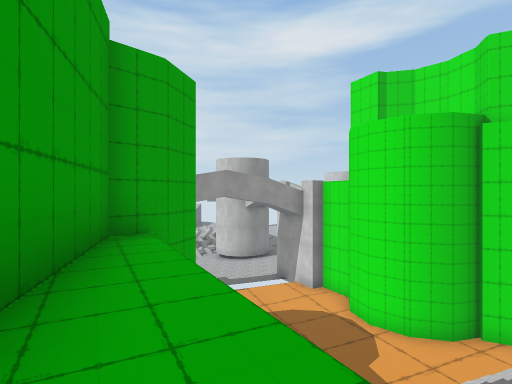
[1] (above)

19 first-person views from a walk through a scene from a Unity 3-D project. The camera is 1.2 m above the floor, looks level and sees 80° across. The floor is counted in squares, 2 m on a side. Each view is taken from the middle of a square. On the plan, view 1 faces up. The plan holds only what a view shows up to about 9 squares ahead; the rest is blank. The place goes on beyond the plan. Some surface patterns are stand-ins.

[2]
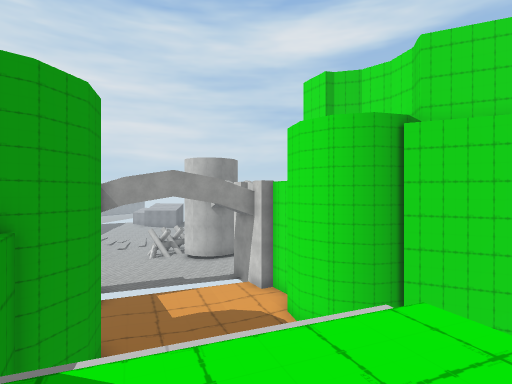

[3]
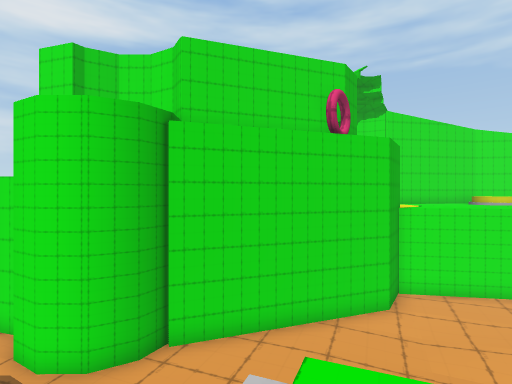

[4]
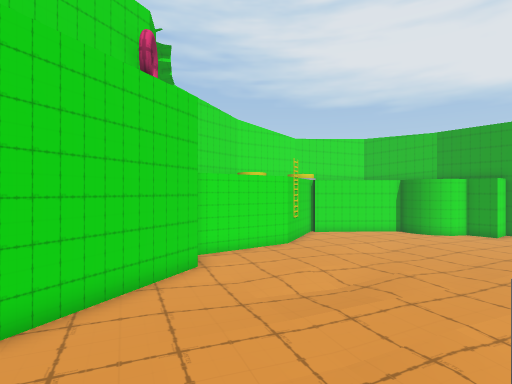

[5]
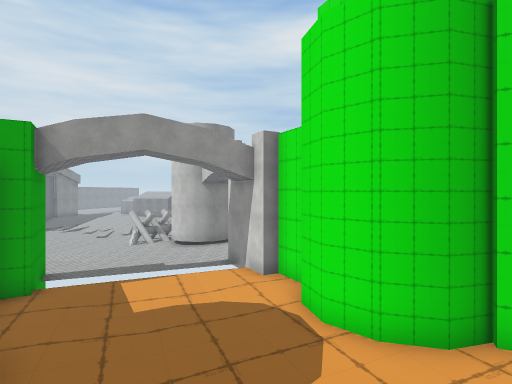

[6]
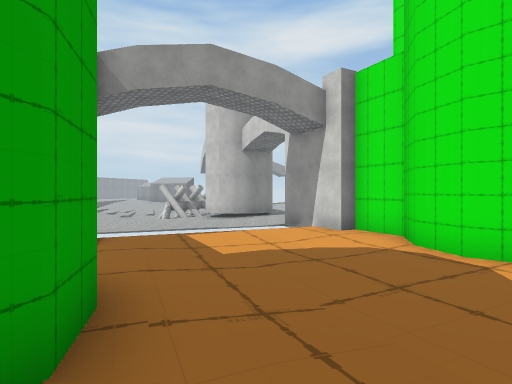

[7]
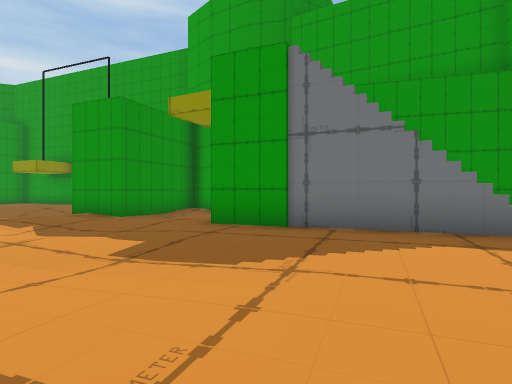

[8]
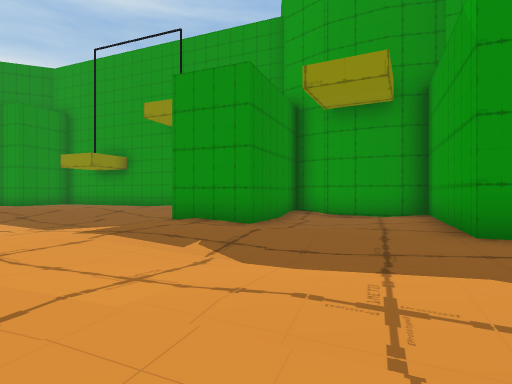

[9]
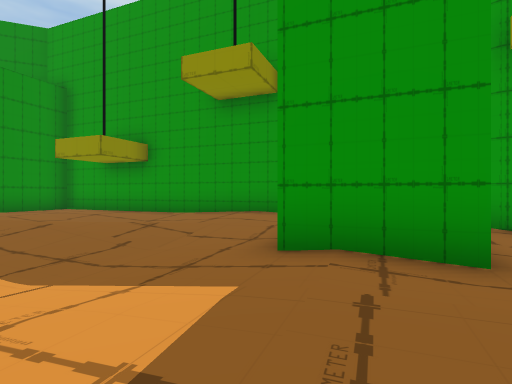

[10]
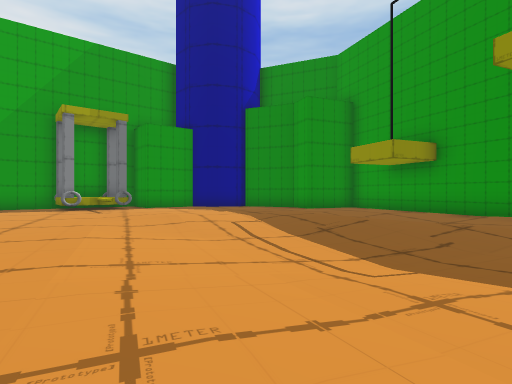

[11]
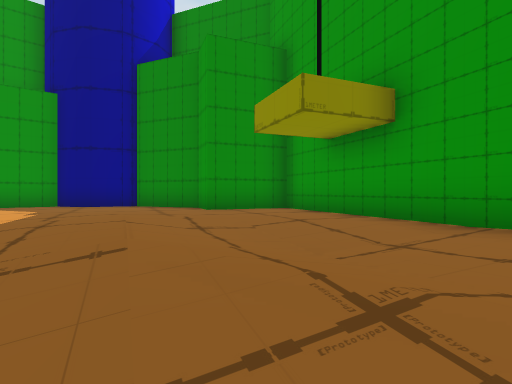

[12]
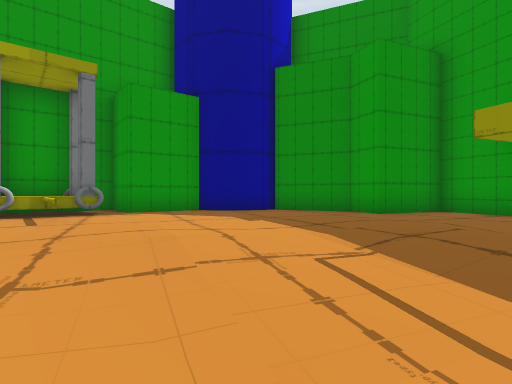

[13]
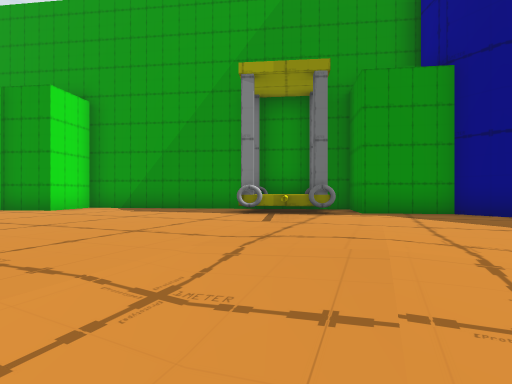

[14]
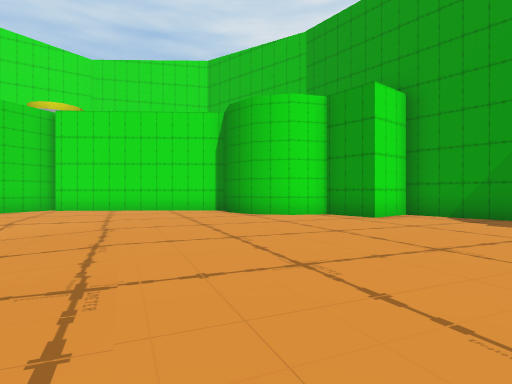

[15]
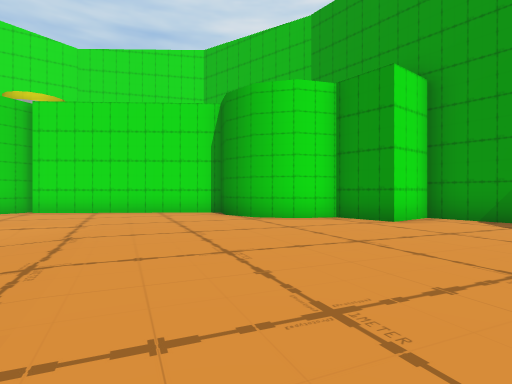

[16]
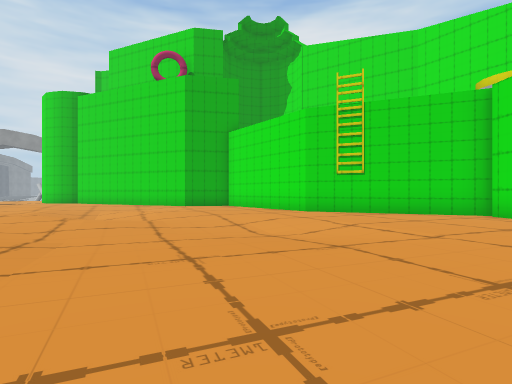

[17]
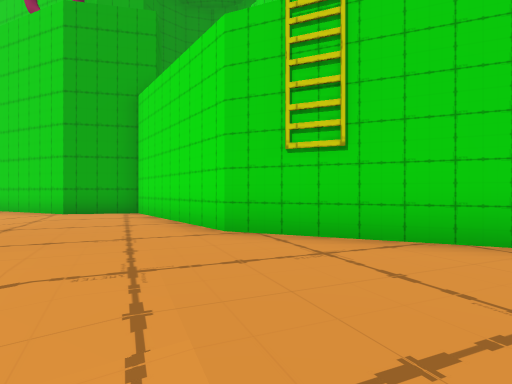

[18]
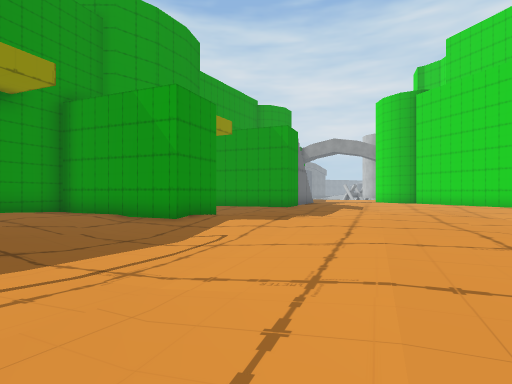

[19]
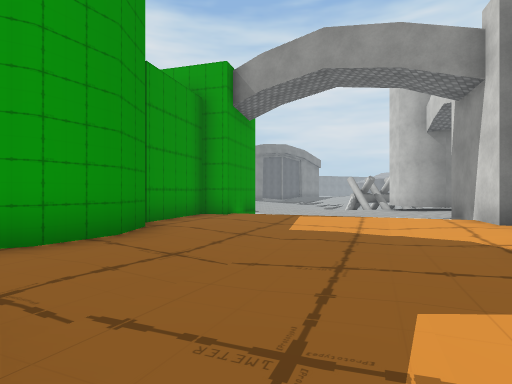

### Floor plan
Key: @ floor where view 1 was taken; # wall or solid block; . main floor; : floor 0.25 m higher than the main floor; - floor 0.25 m lower than the main floor; + floor 6.5 m higher than the main floor; / step, stairs or slope; = window, fence, low wall or low ledge; ^ raised ledge.
Columns run from 4 left of view 1 to 21 right of it. Each row starts with its distance up from view 1.
 13      ###
 12     ...##
 11 ##.../..#
 10 #....-.##
  9 #.......#
  8 ##......#####
  7  ##.........###
  6   #...........###
  5   #../..........####
  4   #// /............##
  3   #/  /.............##
  2   #+////....../......##
  1   #++///...../-/......###
  0   ##@ + ../.../-/.......##
 -1    #//........./.../.....#
 -2    ##/.//./.......--/....#
 -3     #/--..........--.....#
 -4     #/.##.....://........#
 -5     #####./...::.........#
 -6      ##..----............#
 -7      #..//---/..........##
 -8      #::///---.........##
 -9      #:///////.........#
-10      ##.-//:/:::.......#
-11       #.../:::::.......#
-12       ##..:::..:=.....##
-13        #....:....^^..##
-14        #.........^^###
-15        ####.....####
-16           ########

Where each view was taken, in squares from view 1:
view 1: 0 up, 0 right, facing up
view 2: 0 up, 2 right, facing up
view 3: 1 up, 2 right, facing up-right
view 4: 3 up, 2 right, facing right
view 5: 3 up, 2 right, facing up
view 6: 4 up, 0 right, facing up
view 7: 5 up, 7 right, facing down-left
view 8: 1 up, 8 right, facing down-left
view 9: 3 down, 7 right, facing down-left
view 10: 3 down, 8 right, facing down
view 11: 7 down, 5 right, facing down
view 12: 7 down, 9 right, facing down
view 13: 8 down, 9 right, facing down-right
view 14: 7 down, 11 right, facing right
view 15: 7 down, 12 right, facing right
view 16: 8 down, 15 right, facing up
view 17: 3 down, 17 right, facing up
view 18: 9 down, 11 right, facing up-left
view 19: 5 up, 3 right, facing up-left
